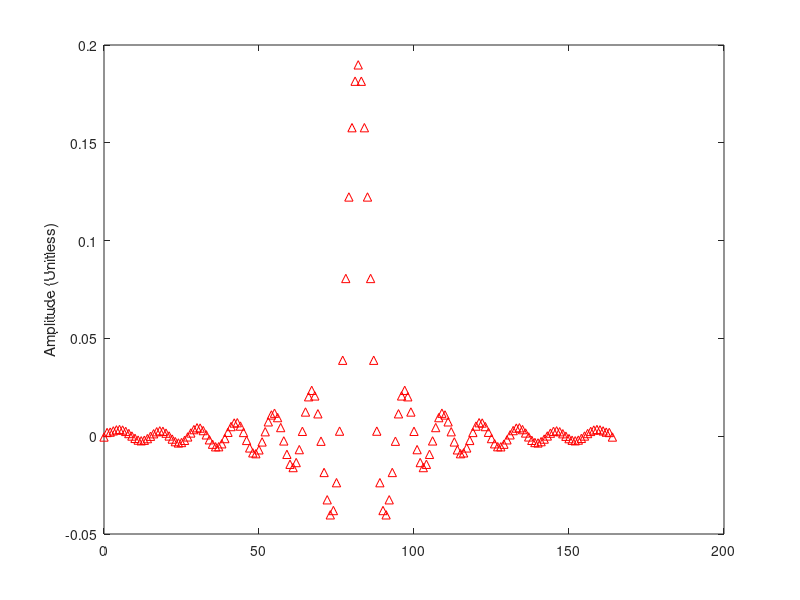

Reproduce this figure in MATLAB.
%DSP_FIR_LPF_Design_Part1
%Ryan Colon
%01.15.22
%Purpose is to create an LPF meeting following specifications
%using firpmord and firpm to do the calculation

%Specifications:
%Passband:
%   Frq: 0-3.7 kHz
%   Gain: +1 - +1.5 dB
%Stopband:
%   Frq: 4.3 kHz
%   Gain: <-50 dB
%Sample Rate: 48 kHz
%Number of coefficients: no more than 10%

%Following code was heavily inspired by an example provided in the
%matlab documentation for firpmord

clear
clc

passbandFreq = 3.7e3;
stopbandFreq = 4.3e3;

Rp = 0.544; %Passband ripple in dB
Rs = 52.4; %Stopband ripple in dB (65 is current submitted)
Fs = 48e3; %Sampling frequency
F = [passbandFreq stopbandFreq]; %Frequency band edges in Hz
A = [1.1548 0]; %Band amplitudes

Dev = [(10^(Rp/20)-1)/(10^(Rp/20)+1) 10^(-Rs/20)]; %Calculate ripple

[n,fo,ao,w] = firpmord(F,A,Dev,Fs); %Approximate filter parameters
b = firpm(n,fo,ao,w); %Design filter
[h,w2] = freqz(b,1,1024,Fs);
hval = 20*log10(abs(h));
plot(w2, hval) 
title('Magnitude Response')
xlabel('Frequency (Hz)')
ylabel('Magnitude (dB)')

for i = 1:length(hval)
    %check and make sure passband meets spec
    if w2(i) <= passbandFreq && (hval(i) >= 1.5 || hval(i) <= 1.0)
        fprintf('We dont meet passband spec: %f at %d\n', hval(i), w2(i));
        return
    end
   
    %check and make sure stopband meets spec
    if w2(i) >= stopbandFreq && hval(i) > -50
        fprintf('We dont meet stopband spec: %f at %d\n', hval(i), w2(i));
        return
    end
end

impz(b) %Plot Impulse Response
ylabel('Amplitude (Unitless)')

fprintf("Filter coefficients calculated\n")
fprintf("Number of coefficients: %d", n)
fprintf("\nWriting coefficients to file...\n")

%Write the coefficients to a file for submission
FID = fopen('RyanColon_FIR_Coefficients_Rev4.txt','w');

if FID > 0
    fprintf(FID, "Ryan Colon, FIR Filter, Attempt 4 (Optimizing)\n");
    for i = 1:(length(b)-1)
        fprintf(FID, '%.14f\n', b(i));
    end
    fprintf(FID, '%.14f', b(length(b))); 
    fclose(FID);
end

disp("Done")
